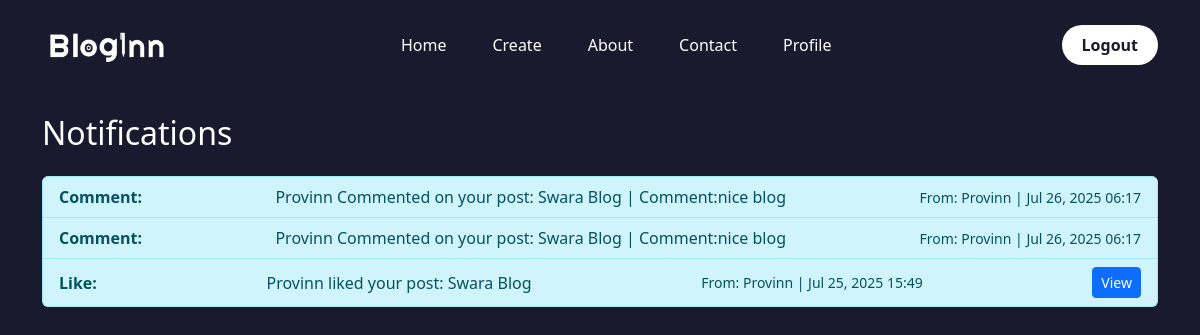
The page /notification/ (signed in) on the database its author committed.
### users/models.py (models this page shows, shortened)
class Notification(models.Model):
    sender = models.ForeignKey(User, related_name='sent_notifications', on_delete=models.SET_NULL, null=True, blank=True)
    receiver = models.ForeignKey(User, related_name='received_notifications', on_delete=models.CASCADE)  # The blog author or target
    blog = models.ForeignKey(Post, on_delete=models.CASCADE, null=True, blank=True)
    message = models.CharField(max_length=255)
    type = models.CharField(
        max_length=20,
        choices=[('comment', 'Comment'), ('like', 'Like'), ('follow', 'Follow'), ('system', 'System')],
        default='system'
    )
    is_read = models.BooleanField(default=False)
    action_url = models.URLField(blank=True, null=True)
    timestamp = models.DateTimeField(auto_now_add=True)

### users/views.py (the view)
# urls.py: path('notification/',user_views.notification,name='notification'),
@login_required
def notification(request):
    notifications=Notification.objects.filter(receiver=request.user).order_by('-timestamp')
    return render(request,'users/notification.html',{'notifications':notifications})

### users/templates/users/notification.html
{% extends "blog/base.html" %}
{% block content %}
<div class="container mt-4">
    <h2 class="mb-4">Notifications</h2>
    {% if notifications%}
     <ul class="list-group">
        {% for post in notifications%}
            <li class="list-group-item d-flex justify-content-between align-items-center {% if not post.is_read %}list-group-item-info{% endif %}">
                <strong>{{post.type|capfirst}}:</strong> {{post.message}}<br>
                <small class="text_muted">From: {{post.sender.username}} | {{ post.timestamp|date:"M d, Y H:i" }}</small>
                    {% if post.action_url %}
                        <a href="{{ post.action_url }}" class="btn btn-sm btn-primary">View</a>
                    {% endif %}
            </li>
        {% endfor %}
     </ul>
    {% else %}
    <p>No notifications yet.</p>
    {% endif%}
    </div>
{% endblock %}

### blog/templates/blog/base.html (style rules this page uses)
body { background-color: #1a1a2e; color: #ffffff; font-family: 'Segoe UI', sans-serif; }
.container.mt-4 { background-color: #1a1a2e !important; color: inherit; }

### rows shown on the page
Notification: type "Comment", message "Provinn Commented on your post: Swara Blog | Comment:nice blog", sender.username "Provinn", timestamp "Jul 26, 2025 06:17"
Notification: type "Comment", message "Provinn Commented on your post: Swara Blog | Comment:nice blog", sender.username "Provinn", timestamp "Jul 26, 2025 06:17"
Notification: type "Like", message "Provinn liked your post: Swara Blog", sender.username "Provinn", timestamp "Jul 25, 2025 15:49"
